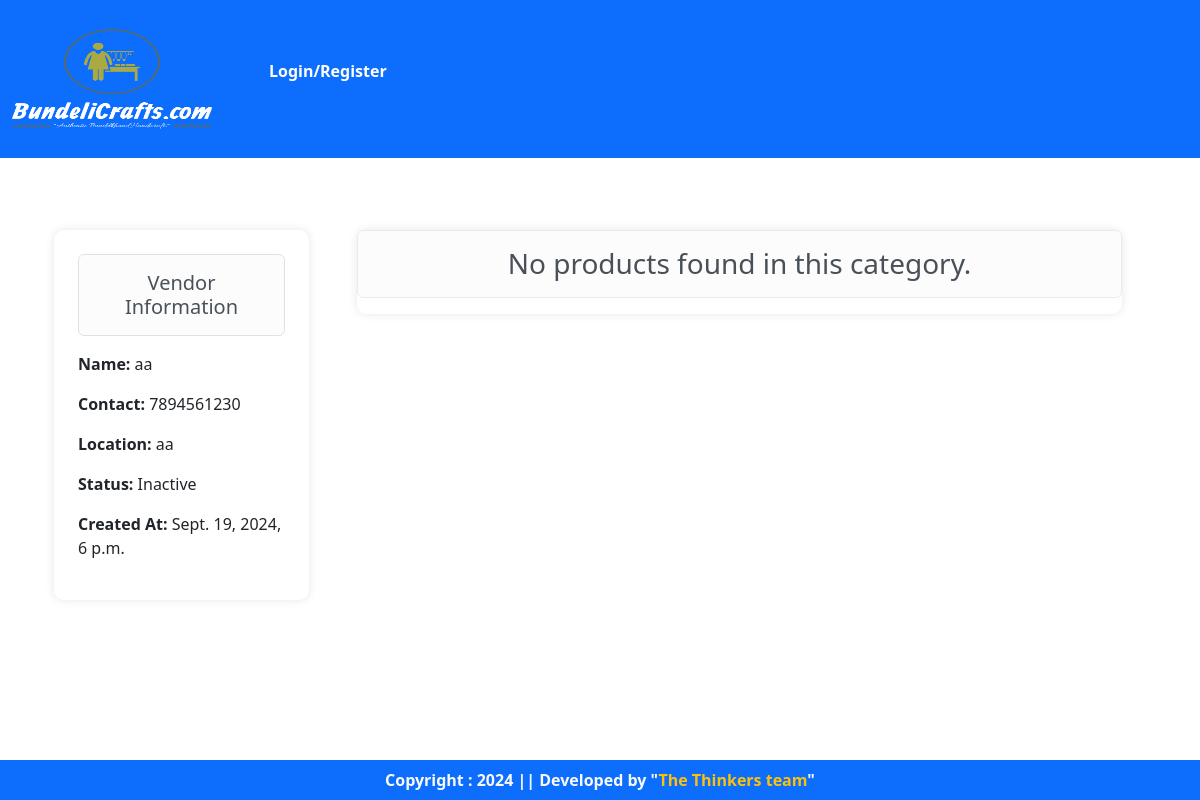
Screenshot of /vendor_info/1/ with the database file from the repository.
### app/models.py (models this page shows, shortened)
class Vendor(models.Model):
    user = models.OneToOneField(User, on_delete=models.CASCADE)
    vendor_name = models.CharField(max_length=200)
    contact_number = models.CharField(max_length=15)
    location = models.CharField(max_length=255)
    status = models.CharField(max_length=8, choices=[('active', 'Active'), ('inactive', 'Inactive')], default='active')
    created_at = models.DateTimeField(auto_now_add=True)

### app/views.py (the view)
# urls.py: path('vendor_info/<int:pk>/', views.vendor_info, name='vendor_info'),
def vendor_info(request,pk):
    vendor = Vendor.objects.get(id = pk)  # Check if the vendor exists for the user
    if vendor:
        products_list = Product.objects.filter(vendor=vendor)
        paginator = Paginator(products_list, 4)  # 4 products per page
        page_number = request.GET.get('page')
        products = paginator.get_page(page_number)
        return render(request, 'app/vendor_info.html', {'vendor': vendor, 'products': products})
    else:
        return HttpResponse("<h2>Page not found</h2>")

### app/templates/app/vendor_info.html (shortened to what this page needs)
{% extends "app/base.html" %}
{% load static %}
{% block main-content %}
<div class="container my-5 p-4">
    <div class="row">
            <div class="col-sm-3">
                <div class="shadow_container p-4 mb-4">
                    <h5 class="alert alert-light border rounded text-center">Vendor Information</h5>
                    <p><strong>Name:</strong> {{ vendor.vendor_name }}</p>
                    <p><strong>Contact:</strong> {{ vendor.contact_number }}</p>
                    <p><strong>Location:</strong> {{ vendor.location }}</p>
                    <p><strong>Status:</strong> {{ vendor.get_status_display }}</p>
                    <p><strong>Created At:</strong> {{ vendor.created_at }}</p>
                </div>
            </div>
            <div class="col-sm-9">
                <div class="row shadow_container mx-4">
                    {% if products %}
                    <h3 class="alert alert-light text-center">Available Products</h3>
                        {% for prod in products %}
                            <div class="col-md-6 col-lg-4 text-center mx-5">
                                <a href="{% url 'submit_review' prod.id %}" class="btn">
                                    <div class="shadow_container p-4 m-4">
                                        <img src="{{ prod.image_url.url }}" width="300px" height="200px" alt="{{ prod.title }}" class="border rounded shadow_container">
                                        <h5 class="border rounded text-center shadow_container btn btn-secondary px-4 fw-bold mt-2">{{ prod.title }}</h5>
                                        <div class="fw-bold text-danger">Rs. {{ prod.price }}/-</div>
                                    </div>
                                </a>
                            </div>
                        {% endfor %}
                </div>
                <br>
                <div class="row justify-content-center">
                    <nav aria-label="Product pagination">
                        <ul class="pagination justify-content-center">
                            {% if products.has_previous %}
                                <li class="page-item">
                                    <a class="page-link" href="?page={{ products.previous_page_number }}" aria-label="Previous">
                                        <span aria-hidden="true">&laquo;</span>
                                    </a>
                                </li>
                            {% endif %}
                            {% for num in products.paginator.page_range %}
                                {% if products.number == num %}
                                    <li class="page-item active"><span class="page-link">{{ num }}</span></li>
                                {% else %}
                                    <li class="page-item"><a class="page-link" href="?page={{ num }}">{{ num }}</a></li>
                                {% endif %}
                            {% endfor %}
                            {% if products.has_next %}
                                <li class="page-item">
                                    <a class="page-link" href="?page={{ products.next_page_number }}" aria-label="Next">
                                        <span aria-hidden="true">&raquo;</span>
                                    </a>
                                </li>
                            {% endif %}
                        </ul>
                    </nav>
                </div>
                {% else %}
                    <h3 class="alert alert-light text-center">No products found in this category.</h3>
                {% endif %}
            </div>
    </div>
</div>
<br><br/>
{% endblock main-content %}

### app/static/app/css/style.css (style rules this page uses)
body { margin: 0; overflow-x: hidden; }
.shadow_container { box-shadow: 0 0 10px rgba(0,0,0,0.1); border-radius: 10px; }

### rows the page displays
Vendor: vendor_name "aa", contact_number "7894561230", location "aa", status "Inactive", created_at "Sept. 19, 2024, 6 p.m."
